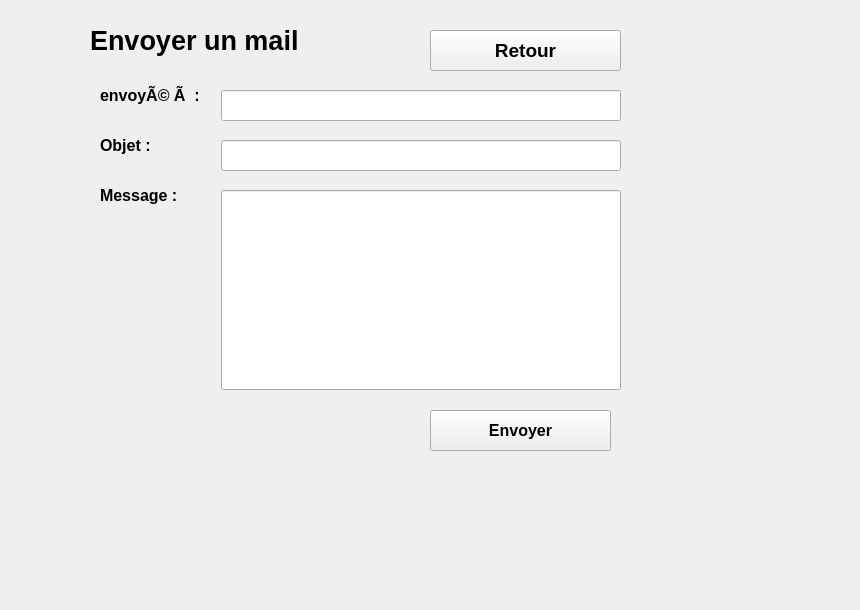
   <widget class="QWidget" name="page_9">
    <widget class="QLineEdit" name="lineEdit_15">
     <property name="geometry">
      <rect>
       <x>221</x>
       <y>190</y>
       <width>400</width>
       <height>200</height>
      </rect>
     </property>
    </widget>
    <widget class="QLabel" name="label_44">
     <property name="geometry">
      <rect>
       <x>100</x>
       <y>80</y>
       <width>111</width>
       <height>31</height>
      </rect>
     </property>
     <property name="font">
      <font>
       <pointsize>12</pointsize>
       <weight>75</weight>
       <bold>true</bold>
      </font>
     </property>
     <property name="text">
      <string>envoyÃ© Ã  :</string>
     </property>
    </widget>
    <widget class="QLabel" name="label_45">
     <property name="geometry">
      <rect>
       <x>100</x>
       <y>130</y>
       <width>71</width>
       <height>31</height>
      </rect>
     </property>
     <property name="font">
      <font>
       <pointsize>12</pointsize>
       <weight>75</weight>
       <bold>true</bold>
      </font>
     </property>
     <property name="text">
      <string>Objet :</string>
     </property>
    </widget>
    <widget class="QLabel" name="label_46">
     <property name="geometry">
      <rect>
       <x>100</x>
       <y>180</y>
       <width>101</width>
       <height>31</height>
      </rect>
     </property>
     <property name="font">
      <font>
       <pointsize>12</pointsize>
       <weight>75</weight>
       <bold>true</bold>
      </font>
     </property>
     <property name="text">
      <string>Message :</string>
     </property>
    </widget>
    <widget class="QLineEdit" name="lineEdit_9">
     <property name="geometry">
      <rect>
       <x>221</x>
       <y>90</y>
       <width>400</width>
       <height>31</height>
      </rect>
     </property>
    </widget>
    <widget class="QLineEdit" name="lineEdit_17">
     <property name="geometry">
      <rect>
       <x>221</x>
       <y>140</y>
       <width>400</width>
       <height>31</height>
      </rect>
     </property>
    </widget>
    <widget class="QPushButton" name="pushButton_7">
     <property name="geometry">
      <rect>
       <x>430</x>
       <y>410</y>
       <width>181</width>
       <height>41</height>
      </rect>
     </property>
     <property name="font">
      <font>
       <pointsize>12</pointsize>
       <weight>75</weight>
       <bold>true</bold>
      </font>
     </property>
     <property name="text">
      <string>Envoyer</string>
     </property>
    </widget>
    <widget class="QLabel" name="label_47">
     <property name="geometry">
      <rect>
       <x>90</x>
       <y>20</y>
       <width>271</width>
       <height>41</height>
      </rect>
     </property>
     <property name="font">
      <font>
       <pointsize>20</pointsize>
       <weight>75</weight>
       <bold>true</bold>
      </font>
     </property>
     <property name="text">
      <string>Envoyer un mail</string>
     </property>
    </widget>
    <widget class="QPushButton" name="pushButton_18">
     <property name="geometry">
      <rect>
       <x>430</x>
       <y>30</y>
       <width>191</width>
       <height>41</height>
      </rect>
     </property>
     <property name="font">
      <font>
       <pointsize>14</pointsize>
       <weight>75</weight>
       <bold>true</bold>
      </font>
     </property>
     <property name="text">
      <string>Retour</string>
     </property>
    </widget>
    <widget class="QLabel" name="label_55">
     <property name="geometry">
      <rect>
       <x>570</x>
       <y>560</y>
       <width>281</width>
       <height>41</height>
      </rect>
     </property>
     <property name="font">
      <font>
       <pointsize>20</pointsize>
       <weight>75</weight>
       <bold>true</bold>
      </font>
     </property>
     <property name="text">
      <string/>
     </property>
    </widget>
   </widget>
